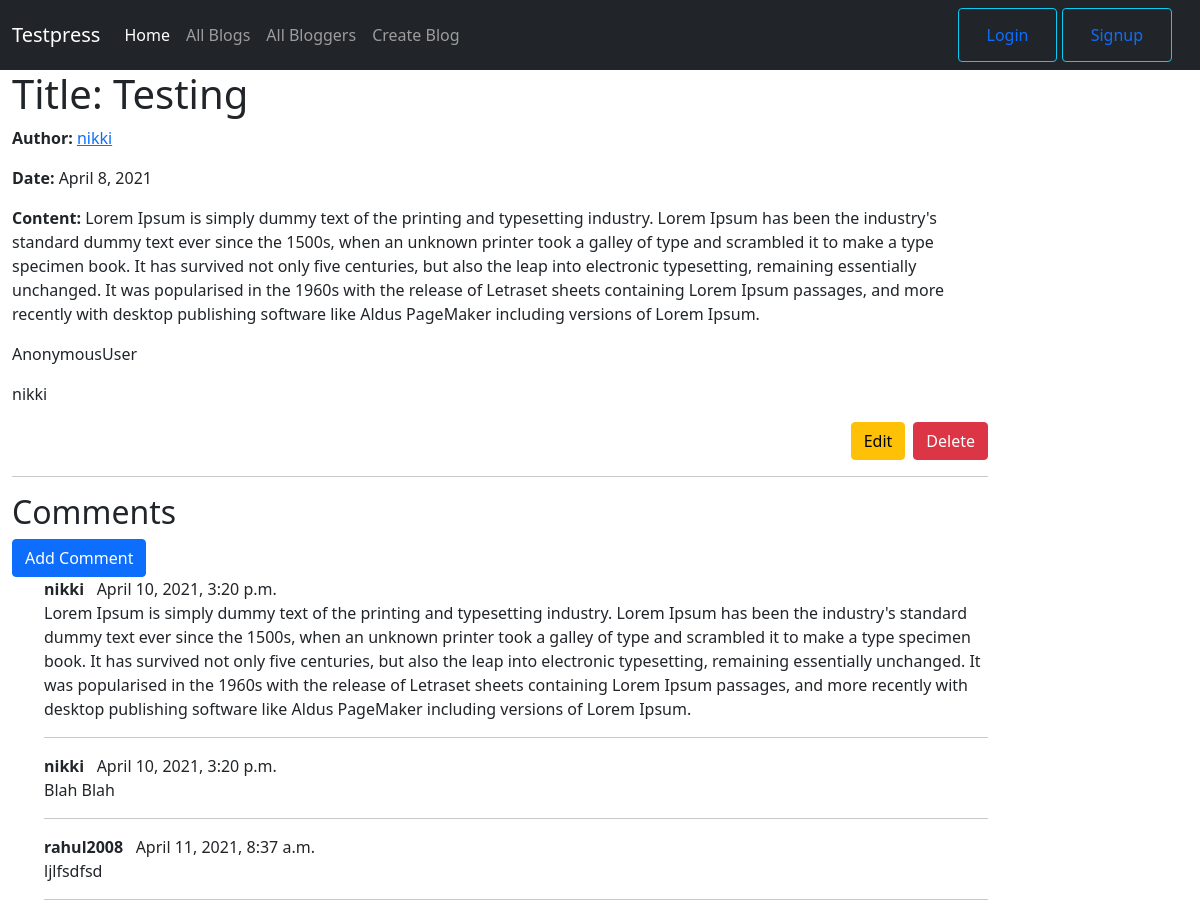
Page /blog/blog/1 on the committed database.
### blog/models.py (models this page shows, shortened)
class Blog(models.Model):
    title = models.CharField(max_length=200)
    blog_author = models.ForeignKey('Blogger', on_delete=models.SET_NULL, null=True)
    content = models.TextField(max_length=1000, blank=True)
    post_date = models.DateField(null=True, blank=True)

class Blogger(models.Model):
    name = models.OneToOneField(User, on_delete=models.CASCADE, null=True)
    bio_information = models.TextField(max_length=1000, null=True)
    def __str__(self):
        return f'{self.name}'

class Comment(models.Model):
    description = models.TextField(max_length=1000)
    blog = models.ForeignKey('Blog', on_delete=models.CASCADE, null=True)
    date_time = models.DateTimeField()
    user = models.ForeignKey(User, on_delete=models.CASCADE, null=True)

### blog/views.py (the view)
# urls.py: path('blog/<int:pk>', views.BlogDetailView.as_view(), name='blog-detail'),
class BlogDetailView(generic.DetailView):
    model = Blog

### blog/templates/blog/blog_detail.html (shortened to what this page needs)
{% extends "base_generic.html" %}
{% block content %}
<div class="container">
    <h1>Title: {{ blog.title }}</h1>
    <p><strong>Author:</strong> <a href="{% url 'blogger-detail' blog.blog_author.pk %}">{{ blog.blog_author }}</a></p>
    <p><strong>Date:</strong> {{ blog.post_date }}</p>
    <p><strong>Content:</strong> {{ blog.content }}</p>
    <p>{{ request.user }}</p>
    <p>{{ blog.blog_author }}</p>
    <div class="d-grid gap-2 d-md-flex justify-content-md-end">
            <a href="{% url 'edit-blog' pk=blog.pk %}"><button class="btn btn-warning">Edit</button></a>
            <a href="{% url 'delete-blog' pk=blog.pk %}"><button class="btn btn-danger">Delete</button></a>
    </div>
    <hr>
    <h2>Comments</h2>
    <a href="{% url 'add-comment' pk=blog.pk %}"><button class="btn btn-primary">Add Comment</button></a>
    {% if blog.comment_set.all.count == 0 %}
        <p>There are no comments</p>
    {% else %}
    <ul>
        {% for comment in blog.comment_set.all %}
        <b>{{ comment.user }}</b> &nbsp {{ comment.date_time}}
        <p>{{ comment.description }}</p>
        <hr>
        {% endfor %}
    </ul>
    {%endif%}
</div>
{% endblock %}

### rows in the picture
Blog: title "Testing", blog_author "nikki", post_date "April 8, 2021", content "Lorem Ipsum is simply dummy text of the printing and typesetting industry. Lorem Ipsum has been the industry's standard dummy text ever since the 1500s, when an unknown printer took a galley of type and scrambled it to make a type specimen book. It has survived not only five centuries, but also the leap into electronic typesetting, remaining essentially unchanged. It was popularised in the 1960s with the release of Letraset sheets containing Lorem Ipsum passages, and more recently with desktop publishing software like Aldus PageMaker including versions of Lorem Ipsum."
Comment: user "nikki", date_time "April 10, 2021, 3:20 p.m.", description "Lorem Ipsum is simply dummy text of the printing and typesetting industry. Lorem Ipsum has been the industry's standard dummy text ever since the 1500s, when an unknown printer took a galley of type and scrambled it to make a type specimen book. It has survived not only five centuries, but also the leap into electronic typesetting, remaining essentially unchanged. It was popularised in the 1960s with the release of Letraset sheets containing Lorem Ipsum passages, and more recently with desktop publishing software like Aldus PageMaker including versions of Lorem Ipsum."
Comment: user "nikki", date_time "April 10, 2021, 3:20 p.m.", description "Blah Blah"
Comment: user "rahul2008", date_time "April 11, 2021, 8:37 a.m.", description "ljlfsdfsd"

### other values in the picture
{{ request.user }} "AnonymousUser"
